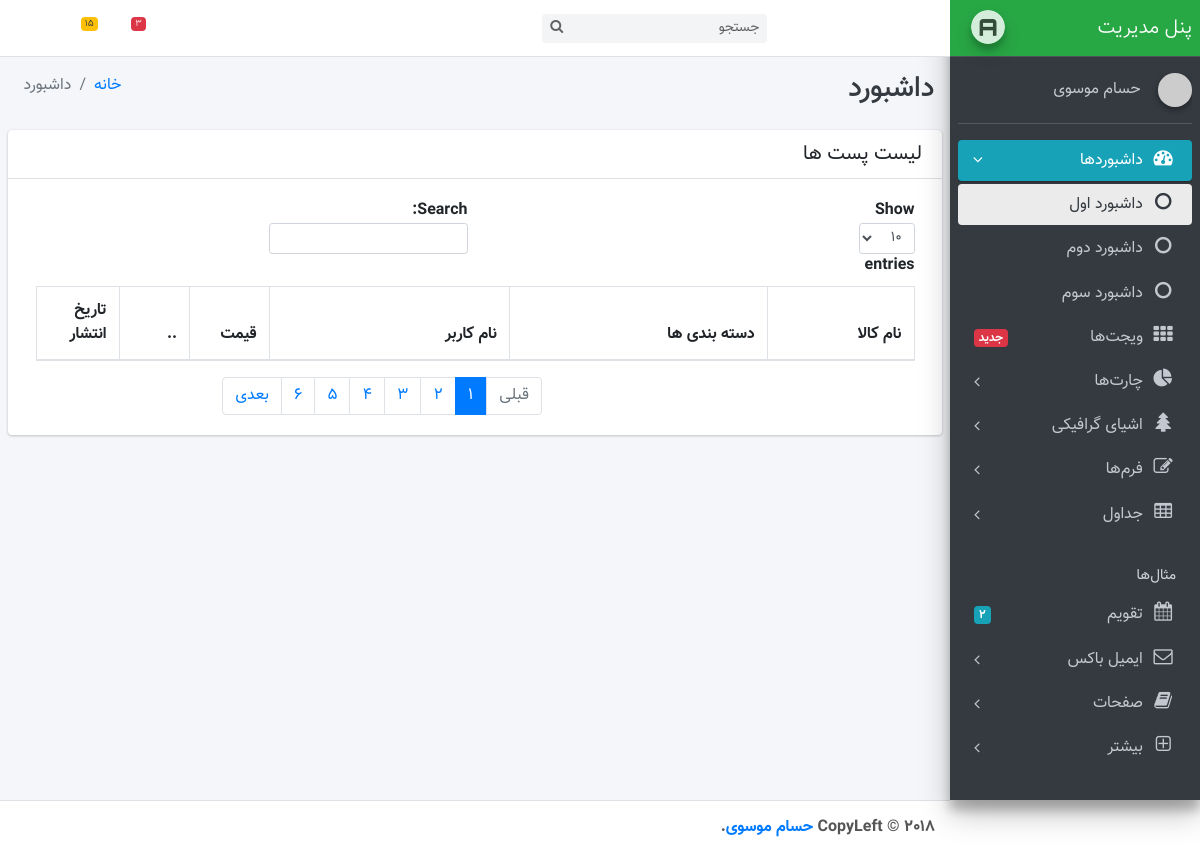
/cadmin/postslist (signed in), run on an earlier commit of the app's database.
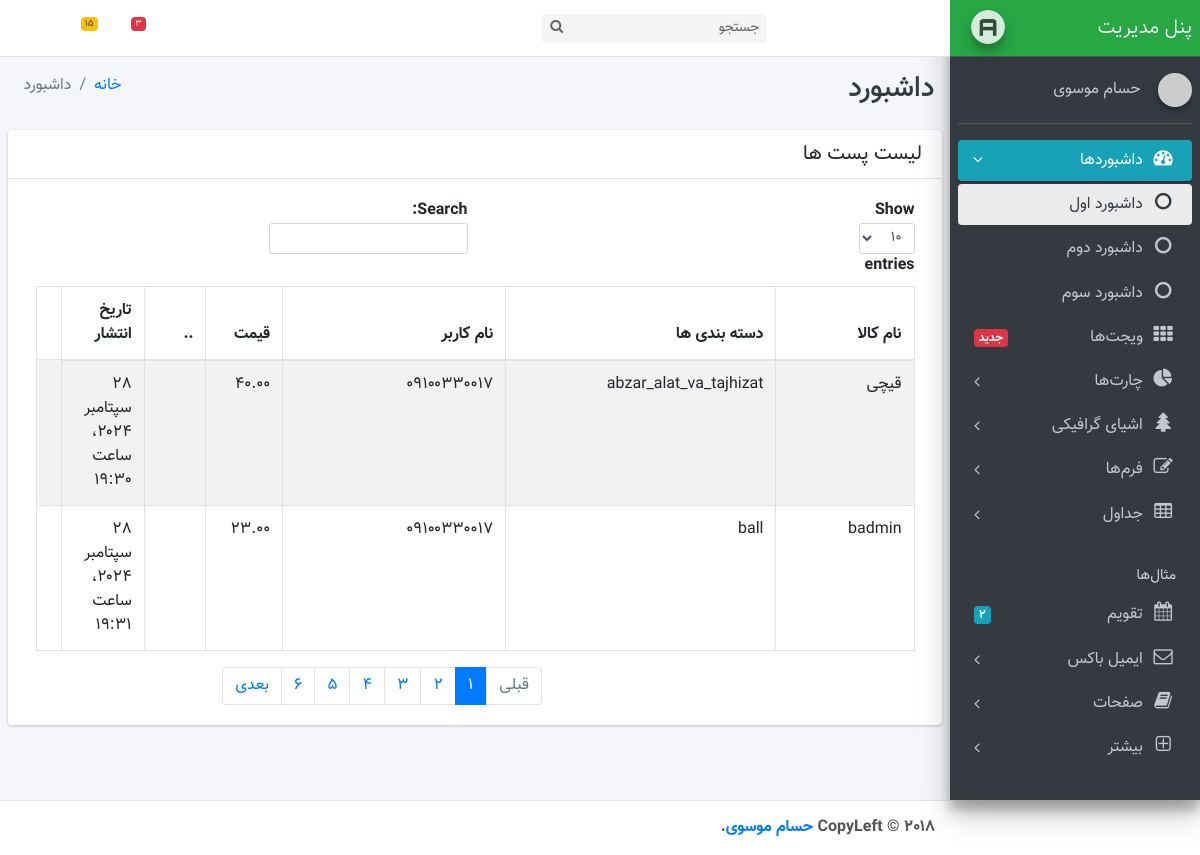
And on a later commit of the database.
### blog/models.py (models this page shows, shortened)
class Post(models.Model):
    TYPE_CHOICES=(('product','کالا'),('service','خدمات'))
    type=models.CharField(choices=TYPE_CHOICES,default='product',max_length=30)
    product=models.ForeignKey(Product,related_name='blog_productpost',on_delete=models.CASCADE,blank=True,null=True)
    service=models.ForeignKey(Services,related_name='blog_servicepost',on_delete=models.CASCADE,blank=True,null=True)
    created=models.DateTimeField(auto_now_add=timezone.now,null=True)
    updated=models.DateTimeField(auto_now=timezone.now,)
    slug=models.CharField(null=True,blank=True,max_length=500)
    category=models.CharField(null=True,blank=True,max_length=500)
    tags=TaggableManager()
    class Meta:
      verbose_name = 'آگهی'
      verbose_name_plural = 'آگهی ها'

### products/models.py (models this page shows, shortened)
class Product(models.Model):
    COLOR_CHOICES=(('white','سفید'),('yellow','زرد'),('orange','نارنجی'),('red','قرمز'),
                   ('pink','صورتی'),('purple','بنفش'),('blue','آبی'),('green','سبز'),('brown','قهوه ای'),
                   ('black','مشکی'),('gray','طوسی'),('golden','طلایی'),('silver','نقره ای'),)
    USERSTATUS_CHOICES=(('demander','تقاضا کننده'),('supplier','رضه کننده'))
    userstatus=models.CharField(choices=USERSTATUS_CHOICES,default='demander',max_length=50)
    user=models.ForeignKey(User,on_delete=models.CASCADE,related_name='blog_products',null=True,verbose_name='نام کاربری')
    category=models.ManyToManyField('ProductsCategory',blank=True,verbose_name='دسته بندی کالا')
    title=models.CharField(null=True,max_length=30,verbose_name='نام کالا')
    thumbnail=models.ImageField(upload_to='image',null=True,blank=True,verbose_name='تصویر')
    slug=models.SlugField(null=True,allow_unicode=True)
    consumed=models.CharField(null=True,max_length=8000,verbose_name='مورد مصرف')
    description=models.TextField(null=True,verbose_name='معرفی کالا')
    constituents=models.CharField(null=True,max_length=8000,verbose_name='اهم اجزای تشکیل دهنده')
    analytical_material=models.CharField(null=True,max_length=8000,verbose_name='مواد آنالیز')
    color=models.CharField(choices=COLOR_CHOICES,null=True,max_length=50,verbose_name='رنگ',blank=True)
    count=models.IntegerField(null=True,verbose_name='تعداد',blank=True)
    capacity=models.CharField(null=True,verbose_name='ظرفیت',blank=True,max_length=50,)
    created=models.DateTimeField(auto_now_add=timezone.now,null=True)
    updated=models.DateTimeField(auto_now=timezone.now,)
    price=models.DecimalField(max_digits=6, decimal_places=2,verbose_name='قیمت',null=True)
    manufacturers=models.CharField(max_length=5000,verbose_name='تولیدکنندگان',null=True)
    class Meta:
       verbose_name = 'کالا'
       verbose_name_plural = 'کالا ها'

### accounts/models.py (models this page shows, shortened)
class User(AbstractBaseUser, PermissionsMixin):
    phone_number = models.CharField(
        _("phone_number"),
        max_length=11,
        unique=True,
        help_text=_(
            "Required. 11 numbers"
        ),
        error_messages={
            "unique": _("A user with that phone_number already exists."),
        },
    )
    is_staff = models.BooleanField(
        _("staff status"),
        default=False,
        help_text=_("Designates whether the user can log into this admin site."),
    )
    is_active = models.BooleanField(
        _("active"),
        default=True,
        help_text=_(
            "Designates whether this user should be treated as active. "
            "Unselect this instead of deleting accounts."
        ),
    )
    date_joined = models.DateTimeField(_("date joined"), default=timezone.now)
    objects = UserManager()
    USERNAME_FIELD = "phone_number"
    class Meta:
        verbose_name = _("user")
        verbose_name_plural = _("users")

### cadmin/views.py (the view)
# urls.py: path("postslist", PostList.as_view(), name="post_list"),
class PostList(LoginRequiredMixin,ListView):
    model=Post
    template_name='cadmin/data.html'
    context_object_name='posts'

### templates/cadmin/data.html (shortened to what the changed rows need)
{% extends "cadmin/base.html" %}
{% block content %}
<ul>
    <div class="card">
        <div class="card-body">
          <div id="example1_wrapper" class="dataTables_wrapper container-fluid dt-bootstrap4"><div class="row"><div class="col-sm-12"><table id="example1" class="table table-bordered table-striped dataTable" role="grid">
            <thead>
            <tr role="row">
                <th class="sorting_asc" tabindex="0" aria-controls="example1" rowspan="1" colspan="1" aria-sort="ascending" aria-label="موتور رندر: activate to sort column descending" style="width: 199.079px;">نام کالا</th>
                <th class="sorting" tabindex="0" aria-controls="example1" rowspan="1" colspan="1" aria-label="مرورگر: activate to sort column ascending" style="width: 361.218px;">دسته بندی ها</th>
                <th class="sorting" tabindex="0" aria-controls="example1" rowspan="1" colspan="1" aria-label="سیستم عامل: activate to sort column ascending" style="width: 336.993px;">نام کاربر</th>
                <th class="sorting" tabindex="0" aria-controls="example1" rowspan="1" colspan="1" aria-label="ورژن: activate to sort column ascending" style="width: 89.0625px;">قیمت </th>
                <th class="sorting" tabindex="0" aria-controls="example1" rowspan="1" colspan="1" aria-label="ورژن: activate to sort column ascending" style="width: 89.0625px;">..</th>
                <th class="sorting" tabindex="0" aria-controls="example1" rowspan="1" colspan="1" aria-label="امتیاز: activate to sort column ascending" style="width: 93.8568px;">تاریخ انتشار</th>
            </tr>
            </thead>
            <tbody>
                {% for post in posts %}
                <tr role="row" class="odd">
                    <td class="sorting_1">{{post.product.title}}</td>
                    <td>{{post.category}}</td>
                    <td>{{post.product.user}}</td>
                    <td>{{post.product.price}}</td>
                    <td>{{post.product.}}</td>
                    <td>{{post.product.created}}</td>
                    <td></td>
                </tr>
                {% endfor %}
            </tbody>
          </table></div></div></div>
        </div>
      </div>
</ul>
{% endblock content %}

What changed in the data, as far as the page shows it:
added Post: product "قیچی", category "abzar_alat_va_tajhizat", product.user "۰۹۱۰۰۳۳۰۰۱۷", product.price "۴۰.۰۰", product.created "۲۸ سپتامبر ۲۰۲۴، ساعت ۱۹:۳۰"
added Post: product "badmin", category "ball", product.user "۰۹۱۰۰۳۳۰۰۱۷", product.price "۲۳.۰۰", product.created "۲۸ سپتامبر ۲۰۲۴، ساعت ۱۹:۳۱"
